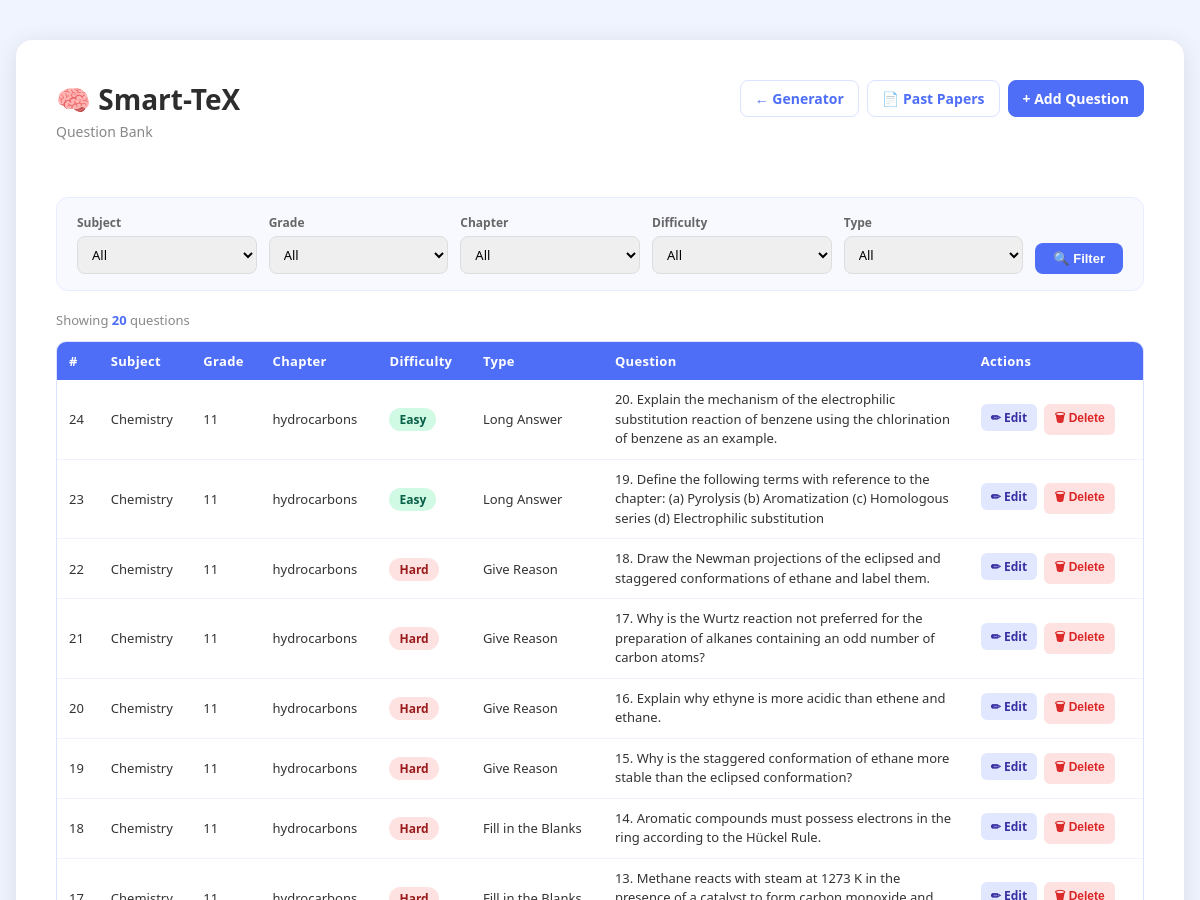
Page /questions (upper part) on the earlier database version.
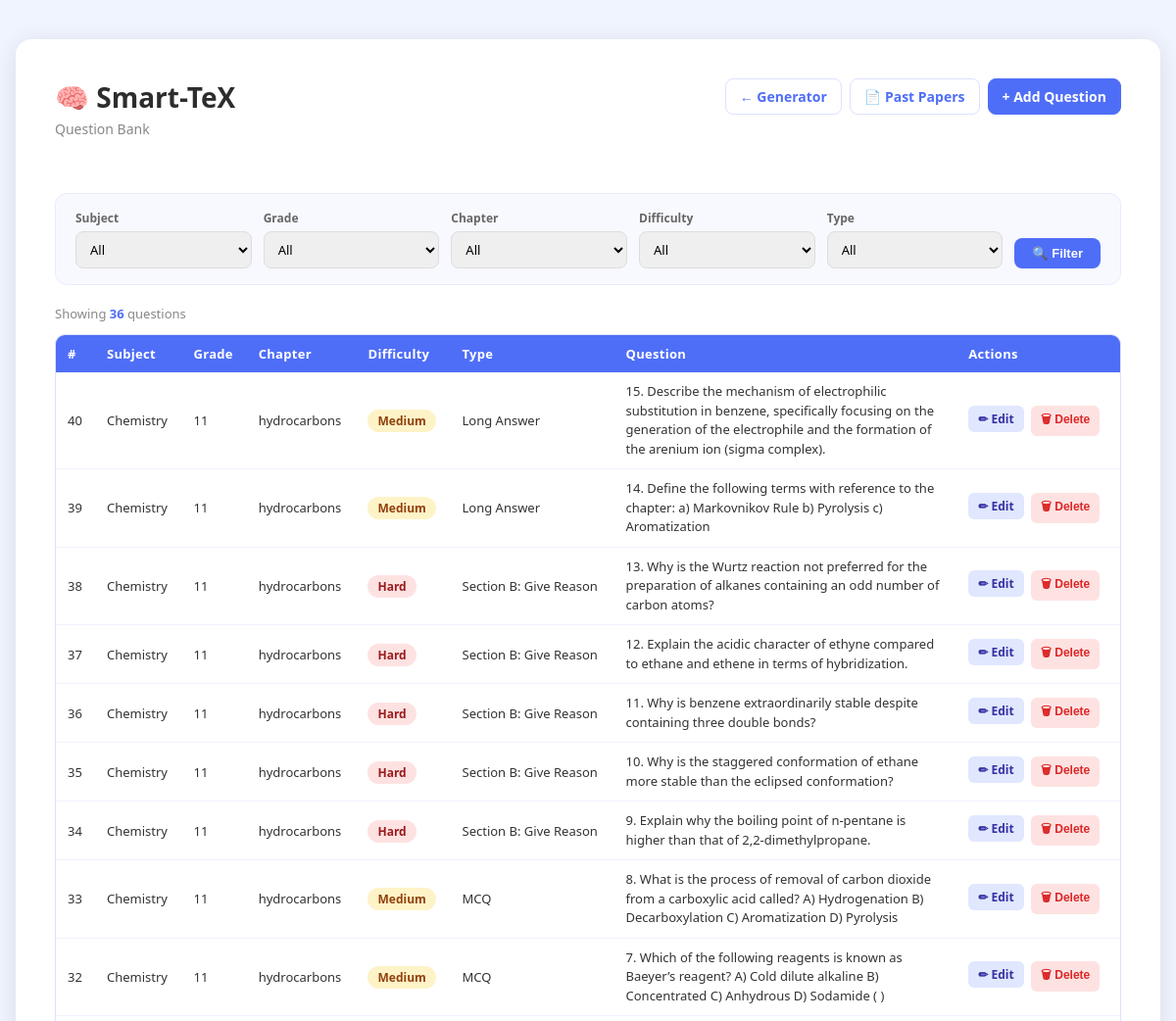
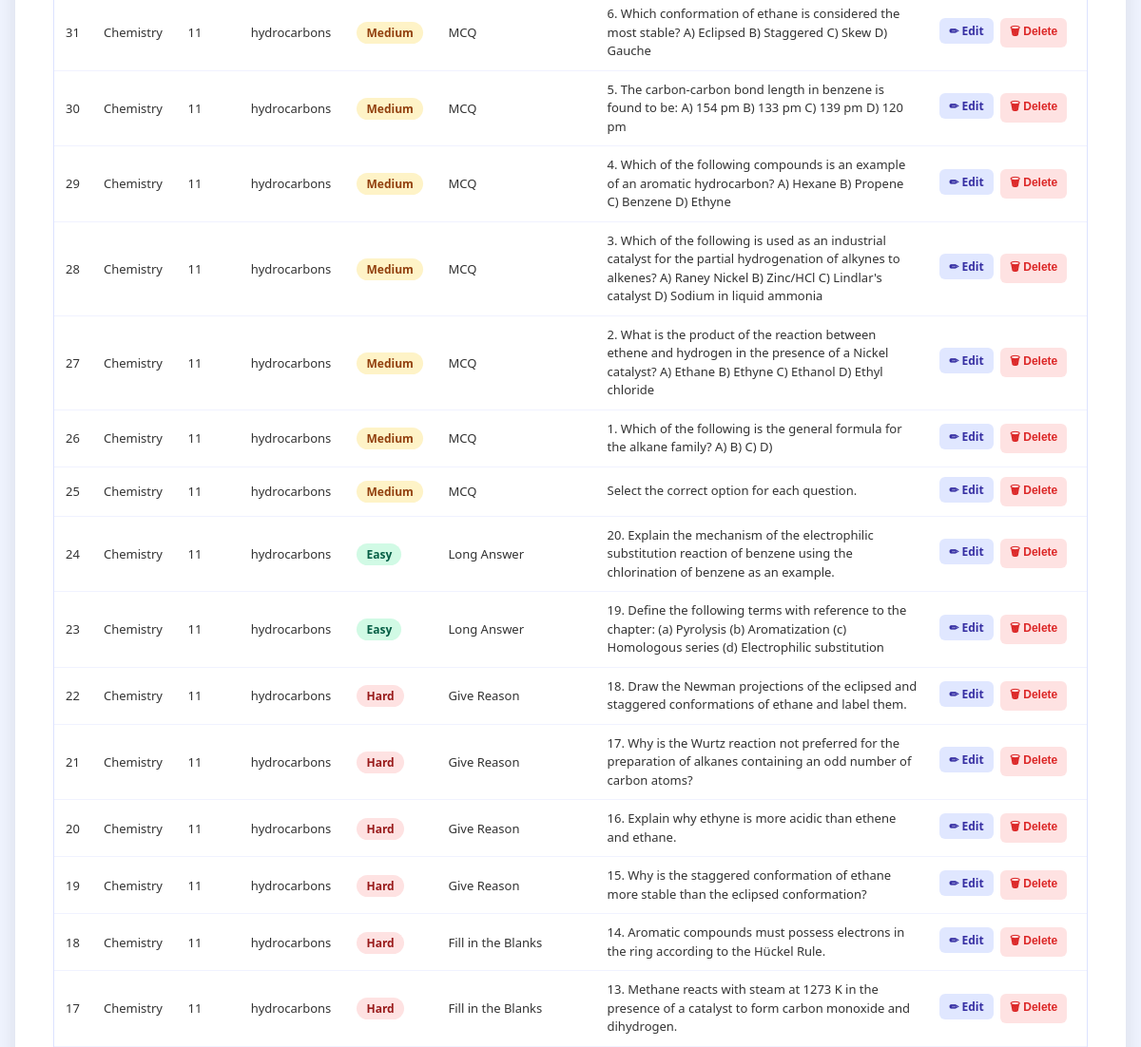
Same page on the later database version (2 pictures, top to bottom).
### app.py (models this page shows, shortened)
class Question(db.Model):
    __tablename__ = "questions"
    id            = db.Column(db.Integer, primary_key=True, autoincrement=True)
    subject       = db.Column(db.Text, nullable=False)
    grade         = db.Column(db.Text, nullable=False)
    chapter_name  = db.Column(db.Text, nullable=True)
    difficulty    = db.Column(db.Text, nullable=True)
    question_type = db.Column(db.Text, nullable=True)
    content       = db.Column(db.Text, nullable=False)
    paper_id      = db.Column(db.Integer, db.ForeignKey("papers.id"), nullable=True)
    __table_args__ = (
        db.Index("ix_questions_subject",    "subject"),
        db.Index("ix_questions_grade",      "grade"),
        db.Index("ix_questions_difficulty", "difficulty"),
    )

### app.py (the view)
@app.route("/questions")
def questions():
    f_subject       = request.args.get("subject", "").strip()
    f_grade         = request.args.get("grade", "").strip()
    f_chapter       = request.args.get("chapter_name", "").strip()
    f_difficulty    = request.args.get("difficulty", "").strip()
    f_question_type = request.args.get("question_type", "").strip()
    query = Question.query.order_by(Question.id.desc())
    if f_subject:
        query = query.filter(Question.subject.ilike(f"%{f_subject}%"))
    if f_grade:
        query = query.filter(Question.grade.ilike(f"%{f_grade}%"))
    if f_chapter:
        query = query.filter(Question.chapter_name.ilike(f"%{f_chapter}%"))
    if f_difficulty:
        query = query.filter(Question.difficulty == f_difficulty)
    if f_question_type:
        query = query.filter(Question.question_type.ilike(f"%{f_question_type}%"))
    all_questions = query.all()
    print(f"[questions] Fetched {len(all_questions)} questions (filters: subject='{f_subject}' "
          f"grade='{f_grade}' chapter='{f_chapter}' difficulty='{f_difficulty}' type='{f_question_type}')")
    all_subjects       = sorted({q.subject       for q in Question.query.all() if q.subject})
    all_grades         = sorted({q.grade         for q in Question.query.all() if q.grade})
    all_chapters       = sorted({q.chapter_name  for q in Question.query.all() if q.chapter_name})
    all_difficulties   = ["Easy", "Medium", "Hard"]
    all_question_types = sorted({q.question_type for q in Question.query.all() if q.question_type})
    filters = {
        "subject":       f_subject,
        "grade":         f_grade,
        "chapter_name":  f_chapter,
        "difficulty":    f_difficulty,
        "question_type": f_question_type,
    }
    return render_template(
        "question_bank.html",
        questions          = all_questions,
        filters            = filters,
        all_subjects       = all_subjects,
        all_grades         = all_grades,
        all_chapters       = all_chapters,
        all_difficulties   = all_difficulties,
        all_question_types = all_question_types,
    )

### templates/question_bank.html (shortened to what this page needs)
<!DOCTYPE html>
<html lang="en">
<head>
    <link rel="stylesheet" href="/static/style.css">
</head>
<body>
    <div class="container container--wide">
        <div class="past-papers-header">
            <div>
                <h1>🧠 Smart-TeX</h1>
                <p class="subtitle">Question Bank</p>
            </div>
            <div class="nav-links-group">
                <a href="/" class="nav-link">← Generator</a>
                <a href="/papers" class="nav-link">📄 Past Papers</a>
                <a href="/questions/add" class="nav-link nav-link--primary">+ Add Question</a>
            </div>
        </div>
        <form method="GET" action="/questions" class="filter-form">
            <div class="filter-row">
                <div class="filter-group">
                    <label>Subject</label>
                    <select name="subject">
                        <option value="">All</option>
                    </select>
                </div>
                <div class="filter-group">
                    <label>Grade</label>
                    <select name="grade">
                        <option value="">All</option>
                    </select>
                </div>
                <div class="filter-group">
                    <label>Chapter</label>
                    <select name="chapter_name">
                        <option value="">All</option>
                    </select>
                </div>
                <div class="filter-group">
                    <label>Difficulty</label>
                    <select name="difficulty">
                        <option value="">All</option>
                    </select>
                </div>
                <div class="filter-group">
                    <label>Type</label>
                    <select name="question_type">
                        <option value="">All</option>
                    </select>
                </div>
                <div class="filter-group filter-group--btn">
                    <label>&nbsp;</label>
                    <button type="submit" class="filter-btn">🔍 Filter</button>
                </div>
            </div>
        </form>
        <p class="result-count">
            Showing <strong>{{ questions | length }}</strong> question{% if questions | length != 1 %}s{% endif %}
        </p>
        {% if questions %}
        <div class="table-wrapper">
            <table class="papers-table qb-table">
                <thead>
                    <tr>
                        <th>#</th>
                        <th>Subject</th>
                        <th>Grade</th>
                        <th>Chapter</th>
                        <th>Difficulty</th>
                        <th>Type</th>
                        <th>Question</th>
                        <th>Actions</th>
                    </tr>
                </thead>
                <tbody>
                    {% for q in questions %}
                    <tr>
                        <td>{{ q.id }}</td>
                        <td>{{ q.subject }}</td>
                        <td>{{ q.grade }}</td>
                        <td>{{ q.chapter_name if q.chapter_name else '—' }}</td>
                        <td>
                            {% if q.difficulty %}
                            <span class="diff-badge diff-{{ q.difficulty | lower }}">{{ q.difficulty }}</span>
                            {% else %}—{% endif %}
                        </td>
                        <td>{{ q.question_type if q.question_type else '—' }}</td>
                        <td class="question-cell">{{ q.content }}</td>
                        <td class="actions-cell">
                            <a href="/questions/edit/{{ q.id }}" class="action-btn edit-btn">✏ Edit</a>
                            <form method="POST" action="/questions/delete/{{ q.id }}"
                                  onsubmit="return confirm('Delete this question?');"
                                  style="display:inline;">
                                <button type="submit" class="action-btn delete-btn">🗑 Delete</button>
                            </form>
                        </td>
                    </tr>
                    {% endfor %}
                </tbody>
            </table>
        </div>
        {% endif %}
    </div>
</body>
</html>

### static/style.css (style rules this page uses)
* { box-sizing: border-box; margin: 0; padding: 0; }
body { font-family: 'Segoe UI', sans-serif; background: #f0f4ff; display: flex; justify-content: center; align-items: flex-start; min-height: 100vh; padding: 40px 16px; }
.container { background: white; padding: 40px; border-radius: 16px; box-shadow: 0 4px 24px rgba(0,0,0,0.1); width: 100%; max-width: 860px; }
h1 { font-size: 28px; color: #2d2d2d; margin-bottom: 4px; }
.subtitle { color: #888; margin-bottom: 28px; font-size: 14px; }
input, select, textarea { width: 100%; padding: 10px 14px; border: 1px solid #ddd; border-radius: 8px; font-size: 14px; outline: none; transition: border 0.2s; font-family: 'Segoe UI', sans-serif; }
button { width: 100%; padding: 12px; background: #4f6ef7; color: white; border: none; border-radius: 8px; font-size: 16px; font-weight: 600; cursor: pointer; margin-top: 8px; transition: background 0.2s; }
.past-papers-header { display: flex; align-items: flex-start; justify-content: space-between; margin-bottom: 28px; }
.nav-link { font-size: 14px; font-weight: 600; color: #4f6ef7; text-decoration: none; padding: 8px 14px; border: 1px solid #dde2ff; border-radius: 8px; transition: background 0.2s; white-space: nowrap; }
.table-wrapper { overflow-x: auto; border-radius: 10px; border: 1px solid #dde2ff; }
.papers-table { width: 100%; border-collapse: collapse; font-size: 14px; }
.papers-table thead { background: #4f6ef7; color: white; }
.papers-table th { padding: 12px 16px; text-align: left; font-weight: 600; letter-spacing: 0.3px; }
.papers-table td { padding: 12px 16px; border-bottom: 1px solid #f0f2ff; color: #333; vertical-align: middle; }
.container--wide { max-width: 1200px; }
.nav-links-group { display: flex; gap: 8px; align-items: center; flex-wrap: wrap; justify-content: flex-end; }
.nav-link--primary { background: #4f6ef7; color: white; border-color: #4f6ef7; }
.filter-form { background: #f8f9ff; border: 1px solid #e8ecff; border-radius: 12px; padding: 16px 20px; margin-bottom: 20px; }
.filter-row { display: flex; gap: 12px; align-items: flex-end; flex-wrap: wrap; }
.filter-group { display: flex; flex-direction: column; flex: 1; min-width: 120px; }
.filter-group label { font-size: 12px; font-weight: 600; color: #666; margin-bottom: 5px; }
.filter-group select { padding: 8px 10px; font-size: 13px; }
.filter-group--btn { flex: 0 0 auto; min-width: unset; }
.filter-btn { width: auto; padding: 8px 18px; font-size: 13px; font-weight: 600; margin-top: 0; border-radius: 8px; }
.result-count { font-size: 13px; color: #888; margin-bottom: 12px; }
.result-count strong { color: #4f6ef7; }
.qb-table { font-size: 13px; }
.qb-table th, .qb-table td { padding: 10px 12px; }
.question-cell { max-width: 340px; white-space: normal; line-height: 1.5; color: #333; }
.actions-cell { white-space: nowrap; }
.diff-badge { padding: 3px 10px; border-radius: 20px; font-size: 12px; font-weight: 600; white-space: nowrap; }
.diff-easy { background: #d1fae5; color: #065f46; }
.diff-medium { background: #fef3c7; color: #92400e; }
.diff-hard { background: #fee2e2; color: #991b1b; }
.action-btn { display: inline-block; padding: 5px 10px; border-radius: 6px; font-size: 12px; font-weight: 600; text-decoration: none; cursor: pointer; border: none; margin-right: 4px; transition: background 0.2s; }
.edit-btn { background: #e0e7ff; color: #3730a3; }
.delete-btn { background: #fee2e2; color: #dc2626; width: auto; margin-top: 0; padding: 5px 10px; font-size: 12px; }

Differences in the rows shown:
added Question: id "40", subject "Chemistry", grade "11", chapter_name "hydrocarbons", difficulty "Medium", question_type "Long Answer", content "15. Describe the mechanism of electrophilic substitution in benzene, specifically focusing on the generation of the electrophile and the formation of the arenium ion (sigma complex)."
added Question: id "39", subject "Chemistry", grade "11", chapter_name "hydrocarbons", difficulty "Medium", question_type "Long Answer", content "14. Define the following terms with reference to the chapter: a) Markovnikov Rule b) Pyrolysis c) Aromatization"
added Question: id "38", subject "Chemistry", grade "11", chapter_name "hydrocarbons", difficulty "Hard", question_type "Section B: Give Reason", content "13. Why is the Wurtz reaction not preferred for the preparation of alkanes containing an odd number of carbon atoms?"
added Question: id "37", subject "Chemistry", grade "11", chapter_name "hydrocarbons", difficulty "Hard", question_type "Section B: Give Reason", content "12. Explain the acidic character of ethyne compared to ethane and ethene in terms of hybridization."
added Question: id "36", subject "Chemistry", grade "11", chapter_name "hydrocarbons", difficulty "Hard", question_type "Section B: Give Reason", content "11. Why is benzene extraordinarily stable despite containing three double bonds?"
added Question: id "35", subject "Chemistry", grade "11", chapter_name "hydrocarbons", difficulty "Hard", question_type "Section B: Give Reason", content "10. Why is the staggered conformation of ethane more stable than the eclipsed conformation?"
added Question: id "34", subject "Chemistry", grade "11", chapter_name "hydrocarbons", difficulty "Hard", question_type "Section B: Give Reason", content "9. Explain why the boiling point of n-pentane is higher than that of 2,2-dimethylpropane."
added Question: id "33", subject "Chemistry", grade "11", chapter_name "hydrocarbons", difficulty "Medium", question_type "MCQ", content "8. What is the process of removal of carbon dioxide from a carboxylic acid called? A) Hydrogenation B) Decarboxylation C) Aromatization D) Pyrolysis"
added Question: id "32", subject "Chemistry", grade "11", chapter_name "hydrocarbons", difficulty "Medium", question_type "MCQ", content "7. Which of the following reagents is known as Baeyer’s reagent? A) Cold dilute alkaline B) Concentrated C) Anhydrous D) Sodamide ( )"
added Question: id "31", subject "Chemistry", grade "11", chapter_name "hydrocarbons", difficulty "Medium", question_type "MCQ", content "6. Which conformation of ethane is considered the most stable? A) Eclipsed B) Staggered C) Skew D) Gauche"
added Question: id "30", subject "Chemistry", grade "11", chapter_name "hydrocarbons", difficulty "Medium", question_type "MCQ", content "5. The carbon-carbon bond length in benzene is found to be: A) 154 pm B) 133 pm C) 139 pm D) 120 pm"
added Question: id "29", subject "Chemistry", grade "11", chapter_name "hydrocarbons", difficulty "Medium", question_type "MCQ", content "4. Which of the following compounds is an example of an aromatic hydrocarbon? A) Hexane B) Propene C) Benzene D) Ethyne"
added Question: id "28", subject "Chemistry", grade "11", chapter_name "hydrocarbons", difficulty "Medium", question_type "MCQ", content "3. Which of the following is used as an industrial catalyst for the partial hydrogenation of alkynes to alkenes? A) Raney Nickel B) Zinc/HCl C) Lindlar's catalyst D) Sodium in liquid ammonia"
added Question: id "27", subject "Chemistry", grade "11", chapter_name "hydrocarbons", difficulty "Medium", question_type "MCQ", content "2. What is the product of the reaction between ethene and hydrogen in the presence of a Nickel catalyst? A) Ethane B) Ethyne C) Ethanol D) Ethyl chloride"
added Question: id "26", subject "Chemistry", grade "11", chapter_name "hydrocarbons", difficulty "Medium", question_type "MCQ", content "1. Which of the following is the general formula for the alkane family? A) B) C) D)"
added Question: id "25", subject "Chemistry", grade "11", chapter_name "hydrocarbons", difficulty "Medium", question_type "MCQ", content "Select the correct option for each question."
now on this page (row unchanged): Question: id "17", subject "Chemistry", grade "11", chapter_name "hydrocarbons", difficulty "Hard", question_type "Fill in the Blanks", content "13. Methane reacts with steam at 1273 K in the presence of a catalyst to form carbon monoxide and dihydrogen."
Other differences:
{{ questions | length }}: "20" → "36"
